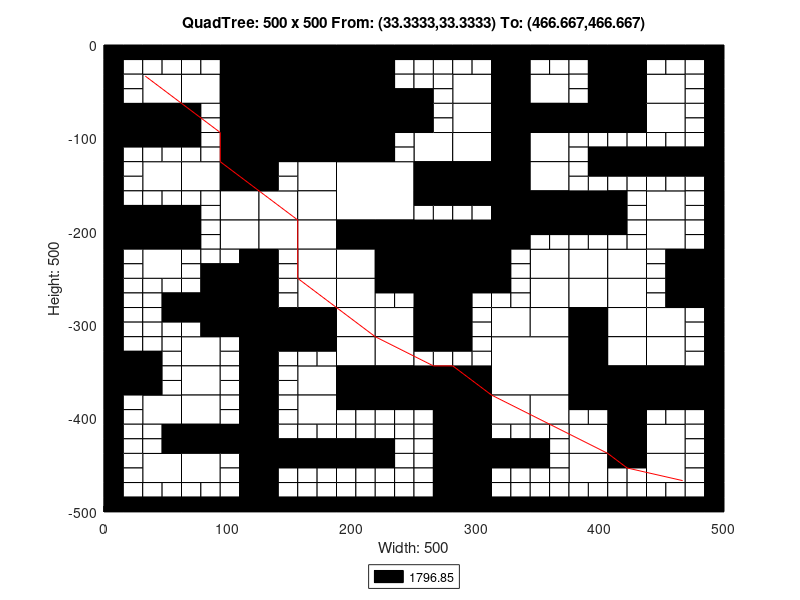

MATLAB code for this plot:
axis([0 500 -500 0]);
title('QuadTree: 500 x 500 From: (33.3333,33.3333) To: (466.667,466.667)');
xlabel('Width: 500');
ylabel('Height: 500');
rectangle('Position',[125 -62.5 62.5 62.5], 'FaceColor',[0 0 0]);
rectangle('Position',[125 -125 62.5 62.5], 'FaceColor',[0 0 0]);
rectangle('Position',[187.5 -187.5 62.5 62.5], 'FaceColor',[1 1 1]);
rectangle('Position',[250 -250 62.5 62.5], 'FaceColor',[0 0 0]);
rectangle('Position',[312.5 -375 62.5 62.5], 'FaceColor',[1 1 1]);
rectangle('Position',[31.25 -62.5 31.25 31.25], 'FaceColor',[1 1 1]);
rectangle('Position',[93.75 -31.25 31.25 31.25], 'FaceColor',[0 0 0]);
rectangle('Position',[62.5 -62.5 31.25 31.25], 'FaceColor',[1 1 1]);
rectangle('Position',[93.75 -62.5 31.25 31.25], 'FaceColor',[0 0 0]);
rectangle('Position',[0 -93.75 31.25 31.25], 'FaceColor',[0 0 0]);
rectangle('Position',[31.25 -93.75 31.25 31.25], 'FaceColor',[0 0 0]);
rectangle('Position',[93.75 -93.75 31.25 31.25], 'FaceColor',[0 0 0]);
rectangle('Position',[93.75 -125 31.25 31.25], 'FaceColor',[0 0 0]);
rectangle('Position',[187.5 -31.25 31.25 31.25], 'FaceColor',[0 0 0]);
rectangle('Position',[187.5 -62.5 31.25 31.25], 'FaceColor',[0 0 0]);
rectangle('Position',[187.5 -93.75 31.25 31.25], 'FaceColor',[0 0 0]);
rectangle('Position',[218.75 -93.75 31.25 31.25], 'FaceColor',[0 0 0]);
rectangle('Position',[187.5 -125 31.25 31.25], 'FaceColor',[0 0 0]);
rectangle('Position',[31.25 -156.25 31.25 31.25], 'FaceColor',[1 1 1]);
rectangle('Position',[62.5 -156.25 31.25 31.25], 'FaceColor',[1 1 1]);
rectangle('Position',[93.75 -156.25 31.25 31.25], 'FaceColor',[0 0 0]);
rectangle('Position',[93.75 -187.5 31.25 31.25], 'FaceColor',[1 1 1]);
rectangle('Position',[0 -218.75 31.25 31.25], 'FaceColor',[0 0 0]);
rectangle('Position',[31.25 -218.75 31.25 31.25], 'FaceColor',[0 0 0]);
rectangle('Position',[31.25 -250 31.25 31.25], 'FaceColor',[1 1 1]);
rectangle('Position',[93.75 -218.75 31.25 31.25], 'FaceColor',[1 1 1]);
rectangle('Position',[156.25 -156.25 31.25 31.25], 'FaceColor',[1 1 1]);
rectangle('Position',[125 -187.5 31.25 31.25], 'FaceColor',[1 1 1]);
rectangle('Position',[156.25 -187.5 31.25 31.25], 'FaceColor',[1 1 1]);
rectangle('Position',[125 -218.75 31.25 31.25], 'FaceColor',[1 1 1]);
rectangle('Position',[156.25 -218.75 31.25 31.25], 'FaceColor',[1 1 1]);
rectangle('Position',[156.25 -250 31.25 31.25], 'FaceColor',[1 1 1]);
rectangle('Position',[187.5 -218.75 31.25 31.25], 'FaceColor',[0 0 0]);
rectangle('Position',[218.75 -218.75 31.25 31.25], 'FaceColor',[0 0 0]);
rectangle('Position',[187.5 -250 31.25 31.25], 'FaceColor',[1 1 1]);
rectangle('Position',[218.75 -250 31.25 31.25], 'FaceColor',[0 0 0]);
rectangle('Position',[281.25 -62.5 31.25 31.25], 'FaceColor',[1 1 1]);
rectangle('Position',[312.5 -31.25 31.25 31.25], 'FaceColor',[0 0 0]);
rectangle('Position',[312.5 -62.5 31.25 31.25], 'FaceColor',[0 0 0]);
rectangle('Position',[343.75 -62.5 31.25 31.25], 'FaceColor',[1 1 1]);
rectangle('Position',[281.25 -93.75 31.25 31.25], 'FaceColor',[1 1 1]);
rectangle('Position',[250 -125 31.25 31.25], 'FaceColor',[1 1 1]);
rectangle('Position',[281.25 -125 31.25 31.25], 'FaceColor',[1 1 1]);
rectangle('Position',[312.5 -93.75 31.25 31.25], 'FaceColor',[0 0 0]);
rectangle('Position',[343.75 -93.75 31.25 31.25], 'FaceColor',[0 0 0]);
rectangle('Position',[312.5 -125 31.25 31.25], 'FaceColor',[0 0 0]);
rectangle('Position',[343.75 -125 31.25 31.25], 'FaceColor',[1 1 1]);
rectangle('Position',[406.25 -31.25 31.25 31.25], 'FaceColor',[0 0 0]);
rectangle('Position',[406.25 -62.5 31.25 31.25], 'FaceColor',[0 0 0]);
rectangle('Position',[437.5 -62.5 31.25 31.25], 'FaceColor',[1 1 1]);
rectangle('Position',[375 -93.75 31.25 31.25], 'FaceColor',[0 0 0]);
rectangle('Position',[406.25 -93.75 31.25 31.25], 'FaceColor',[0 0 0]);
rectangle('Position',[437.5 -93.75 31.25 31.25], 'FaceColor',[1 1 1]);
rectangle('Position',[250 -156.25 31.25 31.25], 'FaceColor',[0 0 0]);
rectangle('Position',[281.25 -156.25 31.25 31.25], 'FaceColor',[0 0 0]);
rectangle('Position',[312.5 -156.25 31.25 31.25], 'FaceColor',[0 0 0]);
rectangle('Position',[343.75 -156.25 31.25 31.25], 'FaceColor',[1 1 1]);
rectangle('Position',[312.5 -187.5 31.25 31.25], 'FaceColor',[0 0 0]);
rectangle('Position',[343.75 -187.5 31.25 31.25], 'FaceColor',[0 0 0]);
rectangle('Position',[312.5 -218.75 31.25 31.25], 'FaceColor',[0 0 0]);
rectangle('Position',[343.75 -250 31.25 31.25], 'FaceColor',[1 1 1]);
rectangle('Position',[375 -187.5 31.25 31.25], 'FaceColor',[0 0 0]);
rectangle('Position',[437.5 -187.5 31.25 31.25], 'FaceColor',[1 1 1]);
rectangle('Position',[375 -250 31.25 31.25], 'FaceColor',[1 1 1]);
rectangle('Position',[406.25 -250 31.25 31.25], 'FaceColor',[1 1 1]);
rectangle('Position',[437.5 -218.75 31.25 31.25], 'FaceColor',[1 1 1]);
rectangle('Position',[468.75 -250 31.25 31.25], 'FaceColor',[0 0 0]);
rectangle('Position',[93.75 -281.25 31.25 31.25], 'FaceColor',[0 0 0]);
rectangle('Position',[93.75 -312.5 31.25 31.25], 'FaceColor',[0 0 0]);
rectangle('Position',[0 -375 31.25 31.25], 'FaceColor',[0 0 0]);
rectangle('Position',[62.5 -343.75 31.25 31.25], 'FaceColor',[1 1 1]);
rectangle('Position',[62.5 -375 31.25 31.25], 'FaceColor',[1 1 1]);
rectangle('Position',[156.25 -281.25 31.25 31.25], 'FaceColor',[1 1 1]);
rectangle('Position',[125 -312.5 31.25 31.25], 'FaceColor',[0 0 0]);
rectangle('Position',[156.25 -312.5 31.25 31.25], 'FaceColor',[0 0 0]);
rectangle('Position',[187.5 -281.25 31.25 31.25], 'FaceColor',[1 1 1]);
rectangle('Position',[187.5 -312.5 31.25 31.25], 'FaceColor',[1 1 1]);
rectangle('Position',[218.75 -312.5 31.25 31.25], 'FaceColor',[1 1 1]);
rectangle('Position',[156.25 -375 31.25 31.25], 'FaceColor',[1 1 1]);
rectangle('Position',[187.5 -343.75 31.25 31.25], 'FaceColor',[1 1 1]);
rectangle('Position',[218.75 -343.75 31.25 31.25], 'FaceColor',[1 1 1]);
rectangle('Position',[187.5 -375 31.25 31.25], 'FaceColor',[0 0 0]);
rectangle('Position',[218.75 -375 31.25 31.25], 'FaceColor',[0 0 0]);
rectangle('Position',[31.25 -406.25 31.25 31.25], 'FaceColor',[1 1 1]);
rectangle('Position',[62.5 -406.25 31.25 31.25], 'FaceColor',[1 1 1]);
rectangle('Position',[62.5 -437.5 31.25 31.25], 'FaceColor',[0 0 0]);
rectangle('Position',[93.75 -437.5 31.25 31.25], 'FaceColor',[0 0 0]);
rectangle('Position',[31.25 -468.75 31.25 31.25], 'FaceColor',[1 1 1]);
rectangle('Position',[62.5 -468.75 31.25 31.25], 'FaceColor',[1 1 1]);
rectangle('Position',[156.25 -406.25 31.25 31.25], 'FaceColor',[1 1 1]);
rectangle('Position',[250 -281.25 31.25 31.25], 'FaceColor',[0 0 0]);
rectangle('Position',[250 -312.5 31.25 31.25], 'FaceColor',[0 0 0]);
rectangle('Position',[343.75 -281.25 31.25 31.25], 'FaceColor',[1 1 1]);
rectangle('Position',[312.5 -312.5 31.25 31.25], 'FaceColor',[1 1 1]);
rectangle('Position',[343.75 -312.5 31.25 31.25], 'FaceColor',[1 1 1]);
rectangle('Position',[250 -375 31.25 31.25], 'FaceColor',[0 0 0]);
rectangle('Position',[281.25 -375 31.25 31.25], 'FaceColor',[0 0 0]);
rectangle('Position',[375 -281.25 31.25 31.25], 'FaceColor',[1 1 1]);
rectangle('Position',[406.25 -281.25 31.25 31.25], 'FaceColor',[1 1 1]);
rectangle('Position',[375 -312.5 31.25 31.25], 'FaceColor',[0 0 0]);
rectangle('Position',[406.25 -312.5 31.25 31.25], 'FaceColor',[1 1 1]);
rectangle('Position',[468.75 -281.25 31.25 31.25], 'FaceColor',[0 0 0]);
rectangle('Position',[437.5 -312.5 31.25 31.25], 'FaceColor',[1 1 1]);
rectangle('Position',[375 -343.75 31.25 31.25], 'FaceColor',[0 0 0]);
rectangle('Position',[406.25 -343.75 31.25 31.25], 'FaceColor',[1 1 1]);
rectangle('Position',[375 -375 31.25 31.25], 'FaceColor',[0 0 0]);
rectangle('Position',[406.25 -375 31.25 31.25], 'FaceColor',[0 0 0]);
rectangle('Position',[437.5 -343.75 31.25 31.25], 'FaceColor',[1 1 1]);
rectangle('Position',[437.5 -375 31.25 31.25], 'FaceColor',[0 0 0]);
rectangle('Position',[468.75 -375 31.25 31.25], 'FaceColor',[0 0 0]);
rectangle('Position',[281.25 -406.25 31.25 31.25], 'FaceColor',[0 0 0]);
rectangle('Position',[281.25 -437.5 31.25 31.25], 'FaceColor',[0 0 0]);
rectangle('Position',[312.5 -406.25 31.25 31.25], 'FaceColor',[1 1 1]);
rectangle('Position',[343.75 -406.25 31.25 31.25], 'FaceColor',[1 1 1]);
rectangle('Position',[281.25 -468.75 31.25 31.25], 'FaceColor',[0 0 0]);
rectangle('Position',[281.25 -500 31.25 31.25], 'FaceColor',[0 0 0]);
rectangle('Position',[406.25 -406.25 31.25 31.25], 'FaceColor',[0 0 0]);
rectangle('Position',[375 -437.5 31.25 31.25], 'FaceColor',[1 1 1]);
rectangle('Position',[406.25 -437.5 31.25 31.25], 'FaceColor',[0 0 0]);
rectangle('Position',[437.5 -437.5 31.25 31.25], 'FaceColor',[1 1 1]);
rectangle('Position',[375 -468.75 31.25 31.25], 'FaceColor',[1 1 1]);
rectangle('Position',[437.5 -468.75 31.25 31.25], 'FaceColor',[1 1 1]);
rectangle('Position',[0 -15.625 15.625 15.625], 'FaceColor',[0 0 0]);
rectangle('Position',[15.625 -15.625 15.625 15.625], 'FaceColor',[0 0 0]);
rectangle('Position',[0 -31.25 15.625 15.625], 'FaceColor',[0 0 0]);
rectangle('Position',[15.625 -31.25 15.625 15.625], 'FaceColor',[1 1 1]);
rectangle('Position',[31.25 -15.625 15.625 15.625], 'FaceColor',[0 0 0]);
rectangle('Position',[46.875 -15.625 15.625 15.625], 'FaceColor',[0 0 0]);
rectangle('Position',[31.25 -31.25 15.625 15.625], 'FaceColor',[1 1 1]);
rectangle('Position',[46.875 -31.25 15.625 15.625], 'FaceColor',[1 1 1]);
rectangle('Position',[0 -46.875 15.625 15.625], 'FaceColor',[0 0 0]);
rectangle('Position',[15.625 -46.875 15.625 15.625], 'FaceColor',[1 1 1]);
rectangle('Position',[0 -62.5 15.625 15.625], 'FaceColor',[0 0 0]);
rectangle('Position',[15.625 -62.5 15.625 15.625], 'FaceColor',[1 1 1]);
rectangle('Position',[62.5 -15.625 15.625 15.625], 'FaceColor',[0 0 0]);
rectangle('Position',[78.125 -15.625 15.625 15.625], 'FaceColor',[0 0 0]);
rectangle('Position',[62.5 -31.25 15.625 15.625], 'FaceColor',[1 1 1]);
rectangle('Position',[78.125 -31.25 15.625 15.625], 'FaceColor',[1 1 1]);
rectangle('Position',[0 -109.375 15.625 15.625], 'FaceColor',[0 0 0]);
rectangle('Position',[15.625 -109.375 15.625 15.625], 'FaceColor',[0 0 0]);
rectangle('Position',[0 -125 15.625 15.625], 'FaceColor',[0 0 0]);
rectangle('Position',[15.625 -125 15.625 15.625], 'FaceColor',[1 1 1]);
rectangle('Position',[31.25 -109.375 15.625 15.625], 'FaceColor',[0 0 0]);
rectangle('Position',[46.875 -109.375 15.625 15.625], 'FaceColor',[0 0 0]);
rectangle('Position',[31.25 -125 15.625 15.625], 'FaceColor',[1 1 1]);
rectangle('Position',[46.875 -125 15.625 15.625], 'FaceColor',[1 1 1]);
rectangle('Position',[62.5 -78.125 15.625 15.625], 'FaceColor',[0 0 0]);
rectangle('Position',[78.125 -78.125 15.625 15.625], 'FaceColor',[1 1 1]);
rectangle('Position',[62.5 -93.75 15.625 15.625], 'FaceColor',[0 0 0]);
rectangle('Position',[78.125 -93.75 15.625 15.625], 'FaceColor',[1 1 1]);
rectangle('Position',[62.5 -109.375 15.625 15.625], 'FaceColor',[0 0 0]);
rectangle('Position',[78.125 -109.375 15.625 15.625], 'FaceColor',[1 1 1]);
rectangle('Position',[62.5 -125 15.625 15.625], 'FaceColor',[1 1 1]);
rectangle('Position',[78.125 -125 15.625 15.625], 'FaceColor',[1 1 1]);
rectangle('Position',[218.75 -15.625 15.625 15.625], 'FaceColor',[0 0 0]);
rectangle('Position',[234.375 -15.625 15.625 15.625], 'FaceColor',[0 0 0]);
rectangle('Position',[218.75 -31.25 15.625 15.625], 'FaceColor',[0 0 0]);
rectangle('Position',[234.375 -31.25 15.625 15.625], 'FaceColor',[1 1 1]);
rectangle('Position',[218.75 -46.875 15.625 15.625], 'FaceColor',[0 0 0]);
rectangle('Position',[234.375 -46.875 15.625 15.625], 'FaceColor',[1 1 1]);
rectangle('Position',[218.75 -62.5 15.625 15.625], 'FaceColor',[0 0 0]);
rectangle('Position',[234.375 -62.5 15.625 15.625], 'FaceColor',[0 0 0]);
rectangle('Position',[218.75 -109.375 15.625 15.625], 'FaceColor',[0 0 0]);
rectangle('Position',[234.375 -109.375 15.625 15.625], 'FaceColor',[1 1 1]);
rectangle('Position',[218.75 -125 15.625 15.625], 'FaceColor',[0 0 0]);
rectangle('Position',[234.375 -125 15.625 15.625], 'FaceColor',[1 1 1]);
rectangle('Position',[0 -140.625 15.625 15.625], 'FaceColor',[0 0 0]);
rectangle('Position',[15.625 -140.625 15.625 15.625], 'FaceColor',[1 1 1]);
rectangle('Position',[0 -156.25 15.625 15.625], 'FaceColor',[0 0 0]);
rectangle('Position',[15.625 -156.25 15.625 15.625], 'FaceColor',[1 1 1]);
rectangle('Position',[0 -171.875 15.625 15.625], 'FaceColor',[0 0 0]);
rectangle('Position',[15.625 -171.875 15.625 15.625], 'FaceColor',[1 1 1]);
rectangle('Position',[0 -187.5 15.625 15.625], 'FaceColor',[0 0 0]);
rectangle('Position',[15.625 -187.5 15.625 15.625], 'FaceColor',[0 0 0]);
rectangle('Position',[31.25 -171.875 15.625 15.625], 'FaceColor',[1 1 1]);
rectangle('Position',[46.875 -171.875 15.625 15.625], 'FaceColor',[1 1 1]);
rectangle('Position',[31.25 -187.5 15.625 15.625], 'FaceColor',[0 0 0]);
rectangle('Position',[46.875 -187.5 15.625 15.625], 'FaceColor',[0 0 0]);
rectangle('Position',[62.5 -171.875 15.625 15.625], 'FaceColor',[1 1 1]);
rectangle('Position',[78.125 -171.875 15.625 15.625], 'FaceColor',[1 1 1]);
rectangle('Position',[62.5 -187.5 15.625 15.625], 'FaceColor',[0 0 0]);
rectangle('Position',[78.125 -187.5 15.625 15.625], 'FaceColor',[1 1 1]);
rectangle('Position',[0 -234.375 15.625 15.625], 'FaceColor',[0 0 0]);
rectangle('Position',[15.625 -234.375 15.625 15.625], 'FaceColor',[1 1 1]);
rectangle('Position',[0 -250 15.625 15.625], 'FaceColor',[0 0 0]);
rectangle('Position',[15.625 -250 15.625 15.625], 'FaceColor',[1 1 1]);
rectangle('Position',[62.5 -203.125 15.625 15.625], 'FaceColor',[0 0 0]);
rectangle('Position',[78.125 -203.125 15.625 15.625], 'FaceColor',[1 1 1]);
rectangle('Position',[62.5 -218.75 15.625 15.625], 'FaceColor',[0 0 0]);
rectangle('Position',[78.125 -218.75 15.625 15.625], 'FaceColor',[1 1 1]);
rectangle('Position',[62.5 -234.375 15.625 15.625], 'FaceColor',[1 1 1]);
rectangle('Position',[78.125 -234.375 15.625 15.625], 'FaceColor',[1 1 1]);
rectangle('Position',[62.5 -250 15.625 15.625], 'FaceColor',[1 1 1]);
rectangle('Position',[78.125 -250 15.625 15.625], 'FaceColor',[0 0 0]);
rectangle('Position',[93.75 -234.375 15.625 15.625], 'FaceColor',[1 1 1]);
rectangle('Position',[109.375 -234.375 15.625 15.625], 'FaceColor',[0 0 0]);
rectangle('Position',[93.75 -250 15.625 15.625], 'FaceColor',[0 0 0]);
rectangle('Position',[109.375 -250 15.625 15.625], 'FaceColor',[0 0 0]);
rectangle('Position',[125 -140.625 15.625 15.625], 'FaceColor',[0 0 0]);
rectangle('Position',[140.625 -140.625 15.625 15.625], 'FaceColor',[1 1 1]);
rectangle('Position',[125 -156.25 15.625 15.625], 'FaceColor',[0 0 0]);
rectangle('Position',[140.625 -156.25 15.625 15.625], 'FaceColor',[1 1 1]);
rectangle('Position',[125 -234.375 15.625 15.625], 'FaceColor',[0 0 0]);
rectangle('Position',[140.625 -234.375 15.625 15.625], 'FaceColor',[1 1 1]);
rectangle('Position',[125 -250 15.625 15.625], 'FaceColor',[0 0 0]);
rectangle('Position',[140.625 -250 15.625 15.625], 'FaceColor',[1 1 1]);
rectangle('Position',[250 -15.625 15.625 15.625], 'FaceColor',[0 0 0]);
rectangle('Position',[265.625 -15.625 15.625 15.625], 'FaceColor',[0 0 0]);
rectangle('Position',[250 -31.25 15.625 15.625], 'FaceColor',[1 1 1]);
rectangle('Position',[265.625 -31.25 15.625 15.625], 'FaceColor',[1 1 1]);
rectangle('Position',[281.25 -15.625 15.625 15.625], 'FaceColor',[0 0 0]);
rectangle('Position',[296.875 -15.625 15.625 15.625], 'FaceColor',[0 0 0]);
rectangle('Position',[281.25 -31.25 15.625 15.625], 'FaceColor',[1 1 1]);
rectangle('Position',[296.875 -31.25 15.625 15.625], 'FaceColor',[1 1 1]);
rectangle('Position',[250 -46.875 15.625 15.625], 'FaceColor',[1 1 1]);
rectangle('Position',[265.625 -46.875 15.625 15.625], 'FaceColor',[1 1 1]);
rectangle('Position',[250 -62.5 15.625 15.625], 'FaceColor',[0 0 0]);
rectangle('Position',[265.625 -62.5 15.625 15.625], 'FaceColor',[1 1 1]);
rectangle('Position',[343.75 -15.625 15.625 15.625], 'FaceColor',[0 0 0]);
rectangle('Position',[359.375 -15.625 15.625 15.625], 'FaceColor',[0 0 0]);
rectangle('Position',[343.75 -31.25 15.625 15.625], 'FaceColor',[1 1 1]);
rectangle('Position',[359.375 -31.25 15.625 15.625], 'FaceColor',[1 1 1]);
rectangle('Position',[250 -78.125 15.625 15.625], 'FaceColor',[0 0 0]);
rectangle('Position',[265.625 -78.125 15.625 15.625], 'FaceColor',[1 1 1]);
rectangle('Position',[250 -93.75 15.625 15.625], 'FaceColor',[0 0 0]);
rectangle('Position',[265.625 -93.75 15.625 15.625], 'FaceColor',[1 1 1]);
rectangle('Position',[375 -15.625 15.625 15.625], 'FaceColor',[0 0 0]);
rectangle('Position',[390.625 -15.625 15.625 15.625], 'FaceColor',[0 0 0]);
rectangle('Position',[375 -31.25 15.625 15.625], 'FaceColor',[1 1 1]);
rectangle('Position',[390.625 -31.25 15.625 15.625], 'FaceColor',[0 0 0]);
rectangle('Position',[375 -46.875 15.625 15.625], 'FaceColor',[1 1 1]);
rectangle('Position',[390.625 -46.875 15.625 15.625], 'FaceColor',[0 0 0]);
rectangle('Position',[375 -62.5 15.625 15.625], 'FaceColor',[1 1 1]);
rectangle('Position',[390.625 -62.5 15.625 15.625], 'FaceColor',[0 0 0]);
rectangle('Position',[437.5 -15.625 15.625 15.625], 'FaceColor',[0 0 0]);
rectangle('Position',[453.125 -15.625 15.625 15.625], 'FaceColor',[0 0 0]);
rectangle('Position',[437.5 -31.25 15.625 15.625], 'FaceColor',[1 1 1]);
rectangle('Position',[453.125 -31.25 15.625 15.625], 'FaceColor',[1 1 1]);
rectangle('Position',[468.75 -15.625 15.625 15.625], 'FaceColor',[0 0 0]);
rectangle('Position',[484.375 -15.625 15.625 15.625], 'FaceColor',[0 0 0]);
rectangle('Position',[468.75 -31.25 15.625 15.625], 'FaceColor',[1 1 1]);
rectangle('Position',[484.375 -31.25 15.625 15.625], 'FaceColor',[0 0 0]);
rectangle('Position',[468.75 -46.875 15.625 15.625], 'FaceColor',[1 1 1]);
rectangle('Position',[484.375 -46.875 15.625 15.625], 'FaceColor',[0 0 0]);
rectangle('Position',[468.75 -62.5 15.625 15.625], 'FaceColor',[1 1 1]);
rectangle('Position',[484.375 -62.5 15.625 15.625], 'FaceColor',[0 0 0]);
rectangle('Position',[375 -109.375 15.625 15.625], 'FaceColor',[1 1 1]);
rectangle('Position',[390.625 -109.375 15.625 15.625], 'FaceColor',[1 1 1]);
rectangle('Position',[375 -125 15.625 15.625], 'FaceColor',[1 1 1]);
rectangle('Position',[390.625 -125 15.625 15.625], 'FaceColor',[0 0 0]);
rectangle('Position',[406.25 -109.375 15.625 15.625], 'FaceColor',[1 1 1]);
rectangle('Position',[421.875 -109.375 15.625 15.625], 'FaceColor',[1 1 1]);
rectangle('Position',[406.25 -125 15.625 15.625], 'FaceColor',[0 0 0]);
rectangle('Position',[421.875 -125 15.625 15.625], 'FaceColor',[0 0 0]);
rectangle('Position',[468.75 -78.125 15.625 15.625], 'FaceColor',[1 1 1]);
rectangle('Position',[484.375 -78.125 15.625 15.625], 'FaceColor',[0 0 0]);
rectangle('Position',[468.75 -93.75 15.625 15.625], 'FaceColor',[1 1 1]);
rectangle('Position',[484.375 -93.75 15.625 15.625], 'FaceColor',[0 0 0]);
rectangle('Position',[437.5 -109.375 15.625 15.625], 'FaceColor',[1 1 1]);
rectangle('Position',[453.125 -109.375 15.625 15.625], 'FaceColor',[1 1 1]);
rectangle('Position',[437.5 -125 15.625 15.625], 'FaceColor',[0 0 0]);
rectangle('Position',[453.125 -125 15.625 15.625], 'FaceColor',[0 0 0]);
rectangle('Position',[468.75 -109.375 15.625 15.625], 'FaceColor',[1 1 1]);
rectangle('Position',[484.375 -109.375 15.625 15.625], 'FaceColor',[0 0 0]);
rectangle('Position',[468.75 -125 15.625 15.625], 'FaceColor',[0 0 0]);
rectangle('Position',[484.375 -125 15.625 15.625], 'FaceColor',[0 0 0]);
rectangle('Position',[250 -171.875 15.625 15.625], 'FaceColor',[0 0 0]);
rectangle('Position',[265.625 -171.875 15.625 15.625], 'FaceColor',[0 0 0]);
rectangle('Position',[250 -187.5 15.625 15.625], 'FaceColor',[1 1 1]);
rectangle('Position',[265.625 -187.5 15.625 15.625], 'FaceColor',[1 1 1]);
rectangle('Position',[281.25 -171.875 15.625 15.625], 'FaceColor',[0 0 0]);
rectangle('Position',[296.875 -171.875 15.625 15.625], 'FaceColor',[0 0 0]);
rectangle('Position',[281.25 -187.5 15.625 15.625], 'FaceColor',[1 1 1]);
rectangle('Position',[296.875 -187.5 15.625 15.625], 'FaceColor',[1 1 1]);
rectangle('Position',[343.75 -203.125 15.625 15.625], 'FaceColor',[0 0 0]);
rectangle('Position',[359.375 -203.125 15.625 15.625], 'FaceColor',[0 0 0]);
rectangle('Position',[343.75 -218.75 15.625 15.625], 'FaceColor',[1 1 1]);
rectangle('Position',[359.375 -218.75 15.625 15.625], 'FaceColor',[1 1 1]);
rectangle('Position',[312.5 -234.375 15.625 15.625], 'FaceColor',[0 0 0]);
rectangle('Position',[328.125 -234.375 15.625 15.625], 'FaceColor',[1 1 1]);
rectangle('Position',[312.5 -250 15.625 15.625], 'FaceColor',[0 0 0]);
rectangle('Position',[328.125 -250 15.625 15.625], 'FaceColor',[1 1 1]);
rectangle('Position',[375 -140.625 15.625 15.625], 'FaceColor',[1 1 1]);
rectangle('Position',[390.625 -140.625 15.625 15.625], 'FaceColor',[0 0 0]);
rectangle('Position',[375 -156.25 15.625 15.625], 'FaceColor',[1 1 1]);
rectangle('Position',[390.625 -156.25 15.625 15.625], 'FaceColor',[1 1 1]);
rectangle('Position',[406.25 -140.625 15.625 15.625], 'FaceColor',[0 0 0]);
rectangle('Position',[421.875 -140.625 15.625 15.625], 'FaceColor',[0 0 0]);
rectangle('Position',[406.25 -156.25 15.625 15.625], 'FaceColor',[1 1 1]);
rectangle('Position',[421.875 -156.25 15.625 15.625], 'FaceColor',[1 1 1]);
rectangle('Position',[406.25 -171.875 15.625 15.625], 'FaceColor',[0 0 0]);
rectangle('Position',[421.875 -171.875 15.625 15.625], 'FaceColor',[1 1 1]);
rectangle('Position',[406.25 -187.5 15.625 15.625], 'FaceColor',[0 0 0]);
rectangle('Position',[421.875 -187.5 15.625 15.625], 'FaceColor',[1 1 1]);
rectangle('Position',[437.5 -140.625 15.625 15.625], 'FaceColor',[0 0 0]);
rectangle('Position',[453.125 -140.625 15.625 15.625], 'FaceColor',[0 0 0]);
rectangle('Position',[437.5 -156.25 15.625 15.625], 'FaceColor',[1 1 1]);
rectangle('Position',[453.125 -156.25 15.625 15.625], 'FaceColor',[1 1 1]);
rectangle('Position',[468.75 -140.625 15.625 15.625], 'FaceColor',[0 0 0]);
rectangle('Position',[484.375 -140.625 15.625 15.625], 'FaceColor',[0 0 0]);
rectangle('Position',[468.75 -156.25 15.625 15.625], 'FaceColor',[1 1 1]);
rectangle('Position',[484.375 -156.25 15.625 15.625], 'FaceColor',[0 0 0]);
rectangle('Position',[468.75 -171.875 15.625 15.625], 'FaceColor',[1 1 1]);
rectangle('Position',[484.375 -171.875 15.625 15.625], 'FaceColor',[0 0 0]);
rectangle('Position',[468.75 -187.5 15.625 15.625], 'FaceColor',[1 1 1]);
rectangle('Position',[484.375 -187.5 15.625 15.625], 'FaceColor',[0 0 0]);
rectangle('Position',[375 -203.125 15.625 15.625], 'FaceColor',[0 0 0]);
rectangle('Position',[390.625 -203.125 15.625 15.625], 'FaceColor',[0 0 0]);
rectangle('Position',[375 -218.75 15.625 15.625], 'FaceColor',[1 1 1]);
rectangle('Position',[390.625 -218.75 15.625 15.625], 'FaceColor',[1 1 1]);
rectangle('Position',[406.25 -203.125 15.625 15.625], 'FaceColor',[0 0 0]);
rectangle('Position',[421.875 -203.125 15.625 15.625], 'FaceColor',[1 1 1]);
rectangle('Position',[406.25 -218.75 15.625 15.625], 'FaceColor',[1 1 1]);
rectangle('Position',[421.875 -218.75 15.625 15.625], 'FaceColor',[1 1 1]);
rectangle('Position',[468.75 -203.125 15.625 15.625], 'FaceColor',[1 1 1]);
rectangle('Position',[484.375 -203.125 15.625 15.625], 'FaceColor',[0 0 0]);
rectangle('Position',[468.75 -218.75 15.625 15.625], 'FaceColor',[1 1 1]);
rectangle('Position',[484.375 -218.75 15.625 15.625], 'FaceColor',[0 0 0]);
rectangle('Position',[437.5 -234.375 15.625 15.625], 'FaceColor',[1 1 1]);
rectangle('Position',[453.125 -234.375 15.625 15.625], 'FaceColor',[0 0 0]);
rectangle('Position',[437.5 -250 15.625 15.625], 'FaceColor',[1 1 1]);
rectangle('Position',[453.125 -250 15.625 15.625], 'FaceColor',[0 0 0]);
rectangle('Position',[0 -265.625 15.625 15.625], 'FaceColor',[0 0 0]);
rectangle('Position',[15.625 -265.625 15.625 15.625], 'FaceColor',[1 1 1]);
rectangle('Position',[0 -281.25 15.625 15.625], 'FaceColor',[0 0 0]);
rectangle('Position',[15.625 -281.25 15.625 15.625], 'FaceColor',[1 1 1]);
rectangle('Position',[31.25 -265.625 15.625 15.625], 'FaceColor',[1 1 1]);
rectangle('Position',[46.875 -265.625 15.625 15.625], 'FaceColor',[1 1 1]);
rectangle('Position',[31.25 -281.25 15.625 15.625], 'FaceColor',[1 1 1]);
rectangle('Position',[46.875 -281.25 15.625 15.625], 'FaceColor',[0 0 0]);
rectangle('Position',[0 -296.875 15.625 15.625], 'FaceColor',[0 0 0]);
rectangle('Position',[15.625 -296.875 15.625 15.625], 'FaceColor',[1 1 1]);
rectangle('Position',[0 -312.5 15.625 15.625], 'FaceColor',[0 0 0]);
rectangle('Position',[15.625 -312.5 15.625 15.625], 'FaceColor',[1 1 1]);
rectangle('Position',[31.25 -296.875 15.625 15.625], 'FaceColor',[1 1 1]);
rectangle('Position',[46.875 -296.875 15.625 15.625], 'FaceColor',[0 0 0]);
rectangle('Position',[31.25 -312.5 15.625 15.625], 'FaceColor',[1 1 1]);
rectangle('Position',[46.875 -312.5 15.625 15.625], 'FaceColor',[1 1 1]);
rectangle('Position',[62.5 -265.625 15.625 15.625], 'FaceColor',[1 1 1]);
rectangle('Position',[78.125 -265.625 15.625 15.625], 'FaceColor',[0 0 0]);
rectangle('Position',[62.5 -281.25 15.625 15.625], 'FaceColor',[0 0 0]);
rectangle('Position',[78.125 -281.25 15.625 15.625], 'FaceColor',[0 0 0]);
rectangle('Position',[62.5 -296.875 15.625 15.625], 'FaceColor',[0 0 0]);
rectangle('Position',[78.125 -296.875 15.625 15.625], 'FaceColor',[0 0 0]);
rectangle('Position',[62.5 -312.5 15.625 15.625], 'FaceColor',[1 1 1]);
rectangle('Position',[78.125 -312.5 15.625 15.625], 'FaceColor',[0 0 0]);
rectangle('Position',[0 -328.125 15.625 15.625], 'FaceColor',[0 0 0]);
rectangle('Position',[15.625 -328.125 15.625 15.625], 'FaceColor',[1 1 1]);
rectangle('Position',[0 -343.75 15.625 15.625], 'FaceColor',[0 0 0]);
rectangle('Position',[15.625 -343.75 15.625 15.625], 'FaceColor',[0 0 0]);
rectangle('Position',[31.25 -328.125 15.625 15.625], 'FaceColor',[1 1 1]);
rectangle('Position',[46.875 -328.125 15.625 15.625], 'FaceColor',[1 1 1]);
rectangle('Position',[31.25 -343.75 15.625 15.625], 'FaceColor',[0 0 0]);
rectangle('Position',[46.875 -343.75 15.625 15.625], 'FaceColor',[1 1 1]);
rectangle('Position',[31.25 -359.375 15.625 15.625], 'FaceColor',[0 0 0]);
rectangle('Position',[46.875 -359.375 15.625 15.625], 'FaceColor',[1 1 1]);
rectangle('Position',[31.25 -375 15.625 15.625], 'FaceColor',[0 0 0]);
rectangle('Position',[46.875 -375 15.625 15.625], 'FaceColor',[1 1 1]);
rectangle('Position',[93.75 -328.125 15.625 15.625], 'FaceColor',[1 1 1]);
rectangle('Position',[109.375 -328.125 15.625 15.625], 'FaceColor',[0 0 0]);
rectangle('Position',[93.75 -343.75 15.625 15.625], 'FaceColor',[1 1 1]);
rectangle('Position',[109.375 -343.75 15.625 15.625], 'FaceColor',[0 0 0]);
rectangle('Position',[93.75 -359.375 15.625 15.625], 'FaceColor',[1 1 1]);
rectangle('Position',[109.375 -359.375 15.625 15.625], 'FaceColor',[0 0 0]);
rectangle('Position',[93.75 -375 15.625 15.625], 'FaceColor',[1 1 1]);
rectangle('Position',[109.375 -375 15.625 15.625], 'FaceColor',[0 0 0]);
rectangle('Position',[125 -265.625 15.625 15.625], 'FaceColor',[0 0 0]);
rectangle('Position',[140.625 -265.625 15.625 15.625], 'FaceColor',[1 1 1]);
rectangle('Position',[125 -281.25 15.625 15.625], 'FaceColor',[0 0 0]);
rectangle('Position',[140.625 -281.25 15.625 15.625], 'FaceColor',[1 1 1]);
rectangle('Position',[218.75 -265.625 15.625 15.625], 'FaceColor',[0 0 0]);
rectangle('Position',[234.375 -265.625 15.625 15.625], 'FaceColor',[0 0 0]);
rectangle('Position',[218.75 -281.25 15.625 15.625], 'FaceColor',[1 1 1]);
rectangle('Position',[234.375 -281.25 15.625 15.625], 'FaceColor',[1 1 1]);
rectangle('Position',[125 -328.125 15.625 15.625], 'FaceColor',[0 0 0]);
rectangle('Position',[140.625 -328.125 15.625 15.625], 'FaceColor',[0 0 0]);
rectangle('Position',[125 -343.75 15.625 15.625], 'FaceColor',[0 0 0]);
rectangle('Position',[140.625 -343.75 15.625 15.625], 'FaceColor',[1 1 1]);
rectangle('Position',[156.25 -328.125 15.625 15.625], 'FaceColor',[0 0 0]);
rectangle('Position',[171.875 -328.125 15.625 15.625], 'FaceColor',[0 0 0]);
rectangle('Position',[156.25 -343.75 15.625 15.625], 'FaceColor',[1 1 1]);
rectangle('Position',[171.875 -343.75 15.625 15.625], 'FaceColor',[1 1 1]);
rectangle('Position',[125 -359.375 15.625 15.625], 'FaceColor',[0 0 0]);
rectangle('Position',[140.625 -359.375 15.625 15.625], 'FaceColor',[1 1 1]);
rectangle('Position',[125 -375 15.625 15.625], 'FaceColor',[0 0 0]);
rectangle('Position',[140.625 -375 15.625 15.625], 'FaceColor',[1 1 1]);
rectangle('Position',[0 -390.625 15.625 15.625], 'FaceColor',[0 0 0]);
rectangle('Position',[15.625 -390.625 15.625 15.625], 'FaceColor',[1 1 1]);
rectangle('Position',[0 -406.25 15.625 15.625], 'FaceColor',[0 0 0]);
rectangle('Position',[15.625 -406.25 15.625 15.625], 'FaceColor',[1 1 1]);
rectangle('Position',[0 -421.875 15.625 15.625], 'FaceColor',[0 0 0]);
rectangle('Position',[15.625 -421.875 15.625 15.625], 'FaceColor',[1 1 1]);
rectangle('Position',[0 -437.5 15.625 15.625], 'FaceColor',[0 0 0]);
rectangle('Position',[15.625 -437.5 15.625 15.625], 'FaceColor',[1 1 1]);
rectangle('Position',[31.25 -421.875 15.625 15.625], 'FaceColor',[1 1 1]);
rectangle('Position',[46.875 -421.875 15.625 15.625], 'FaceColor',[0 0 0]);
rectangle('Position',[31.25 -437.5 15.625 15.625], 'FaceColor',[1 1 1]);
rectangle('Position',[46.875 -437.5 15.625 15.625], 'FaceColor',[0 0 0]);
rectangle('Position',[93.75 -390.625 15.625 15.625], 'FaceColor',[1 1 1]);
rectangle('Position',[109.375 -390.625 15.625 15.625], 'FaceColor',[0 0 0]);
rectangle('Position',[93.75 -406.25 15.625 15.625], 'FaceColor',[1 1 1]);
rectangle('Position',[109.375 -406.25 15.625 15.625], 'FaceColor',[0 0 0]);
rectangle('Position',[0 -453.125 15.625 15.625], 'FaceColor',[0 0 0]);
rectangle('Position',[15.625 -453.125 15.625 15.625], 'FaceColor',[1 1 1]);
rectangle('Position',[0 -468.75 15.625 15.625], 'FaceColor',[0 0 0]);
rectangle('Position',[15.625 -468.75 15.625 15.625], 'FaceColor',[1 1 1]);
rectangle('Position',[0 -484.375 15.625 15.625], 'FaceColor',[0 0 0]);
rectangle('Position',[15.625 -484.375 15.625 15.625], 'FaceColor',[1 1 1]);
rectangle('Position',[0 -500 15.625 15.625], 'FaceColor',[0 0 0]);
rectangle('Position',[15.625 -500 15.625 15.625], 'FaceColor',[0 0 0]);
rectangle('Position',[31.25 -484.375 15.625 15.625], 'FaceColor',[1 1 1]);
rectangle('Position',[46.875 -484.375 15.625 15.625], 'FaceColor',[1 1 1]);
rectangle('Position',[31.25 -500 15.625 15.625], 'FaceColor',[0 0 0]);
rectangle('Position',[46.875 -500 15.625 15.625], 'FaceColor',[0 0 0]);
rectangle('Position',[93.75 -453.125 15.625 15.625], 'FaceColor',[1 1 1]);
rectangle('Position',[109.375 -453.125 15.625 15.625], 'FaceColor',[0 0 0]);
rectangle('Position',[93.75 -468.75 15.625 15.625], 'FaceColor',[1 1 1]);
rectangle('Position',[109.375 -468.75 15.625 15.625], 'FaceColor',[0 0 0]);
rectangle('Position',[62.5 -484.375 15.625 15.625], 'FaceColor',[1 1 1]);
rectangle('Position',[78.125 -484.375 15.625 15.625], 'FaceColor',[1 1 1]);
rectangle('Position',[62.5 -500 15.625 15.625], 'FaceColor',[0 0 0]);
rectangle('Position',[78.125 -500 15.625 15.625], 'FaceColor',[0 0 0]);
rectangle('Position',[93.75 -484.375 15.625 15.625], 'FaceColor',[1 1 1]);
rectangle('Position',[109.375 -484.375 15.625 15.625], 'FaceColor',[0 0 0]);
rectangle('Position',[93.75 -500 15.625 15.625], 'FaceColor',[0 0 0]);
rectangle('Position',[109.375 -500 15.625 15.625], 'FaceColor',[0 0 0]);
rectangle('Position',[125 -390.625 15.625 15.625], 'FaceColor',[0 0 0]);
rectangle('Position',[140.625 -390.625 15.625 15.625], 'FaceColor',[1 1 1]);
rectangle('Position',[125 -406.25 15.625 15.625], 'FaceColor',[0 0 0]);
rectangle('Position',[140.625 -406.25 15.625 15.625], 'FaceColor',[1 1 1]);
rectangle('Position',[125 -421.875 15.625 15.625], 'FaceColor',[0 0 0]);
rectangle('Position',[140.625 -421.875 15.625 15.625], 'FaceColor',[1 1 1]);
rectangle('Position',[125 -437.5 15.625 15.625], 'FaceColor',[0 0 0]);
rectangle('Position',[140.625 -437.5 15.625 15.625], 'FaceColor',[0 0 0]);
rectangle('Position',[156.25 -421.875 15.625 15.625], 'FaceColor',[1 1 1]);
rectangle('Position',[171.875 -421.875 15.625 15.625], 'FaceColor',[1 1 1]);
rectangle('Position',[156.25 -437.5 15.625 15.625], 'FaceColor',[0 0 0]);
rectangle('Position',[171.875 -437.5 15.625 15.625], 'FaceColor',[0 0 0]);
rectangle('Position',[187.5 -390.625 15.625 15.625], 'FaceColor',[0 0 0]);
rectangle('Position',[203.125 -390.625 15.625 15.625], 'FaceColor',[0 0 0]);
rectangle('Position',[187.5 -406.25 15.625 15.625], 'FaceColor',[1 1 1]);
rectangle('Position',[203.125 -406.25 15.625 15.625], 'FaceColor',[1 1 1]);
rectangle('Position',[218.75 -390.625 15.625 15.625], 'FaceColor',[0 0 0]);
rectangle('Position',[234.375 -390.625 15.625 15.625], 'FaceColor',[0 0 0]);
rectangle('Position',[218.75 -406.25 15.625 15.625], 'FaceColor',[1 1 1]);
rectangle('Position',[234.375 -406.25 15.625 15.625], 'FaceColor',[1 1 1]);
rectangle('Position',[187.5 -421.875 15.625 15.625], 'FaceColor',[1 1 1]);
rectangle('Position',[203.125 -421.875 15.625 15.625], 'FaceColor',[1 1 1]);
rectangle('Position',[187.5 -437.5 15.625 15.625], 'FaceColor',[0 0 0]);
rectangle('Position',[203.125 -437.5 15.625 15.625], 'FaceColor',[0 0 0]);
rectangle('Position',[218.75 -421.875 15.625 15.625], 'FaceColor',[1 1 1]);
rectangle('Position',[234.375 -421.875 15.625 15.625], 'FaceColor',[1 1 1]);
rectangle('Position',[218.75 -437.5 15.625 15.625], 'FaceColor',[0 0 0]);
rectangle('Position',[234.375 -437.5 15.625 15.625], 'FaceColor',[1 1 1]);
rectangle('Position',[125 -453.125 15.625 15.625], 'FaceColor',[0 0 0]);
rectangle('Position',[140.625 -453.125 15.625 15.625], 'FaceColor',[0 0 0]);
rectangle('Position',[125 -468.75 15.625 15.625], 'FaceColor',[0 0 0]);
rectangle('Position',[140.625 -468.75 15.625 15.625], 'FaceColor',[1 1 1]);
rectangle('Position',[156.25 -453.125 15.625 15.625], 'FaceColor',[0 0 0]);
rectangle('Position',[171.875 -453.125 15.625 15.625], 'FaceColor',[0 0 0]);
rectangle('Position',[156.25 -468.75 15.625 15.625], 'FaceColor',[1 1 1]);
rectangle('Position',[171.875 -468.75 15.625 15.625], 'FaceColor',[1 1 1]);
rectangle('Position',[125 -484.375 15.625 15.625], 'FaceColor',[0 0 0]);
rectangle('Position',[140.625 -484.375 15.625 15.625], 'FaceColor',[1 1 1]);
rectangle('Position',[125 -500 15.625 15.625], 'FaceColor',[0 0 0]);
rectangle('Position',[140.625 -500 15.625 15.625], 'FaceColor',[0 0 0]);
rectangle('Position',[156.25 -484.375 15.625 15.625], 'FaceColor',[1 1 1]);
rectangle('Position',[171.875 -484.375 15.625 15.625], 'FaceColor',[1 1 1]);
rectangle('Position',[156.25 -500 15.625 15.625], 'FaceColor',[0 0 0]);
rectangle('Position',[171.875 -500 15.625 15.625], 'FaceColor',[0 0 0]);
rectangle('Position',[187.5 -453.125 15.625 15.625], 'FaceColor',[0 0 0]);
rectangle('Position',[203.125 -453.125 15.625 15.625], 'FaceColor',[0 0 0]);
rectangle('Position',[187.5 -468.75 15.625 15.625], 'FaceColor',[1 1 1]);
rectangle('Position',[203.125 -468.75 15.625 15.625], 'FaceColor',[1 1 1]);
rectangle('Position',[218.75 -453.125 15.625 15.625], 'FaceColor',[0 0 0]);
rectangle('Position',[234.375 -453.125 15.625 15.625], 'FaceColor',[1 1 1]);
rectangle('Position',[218.75 -468.75 15.625 15.625], 'FaceColor',[1 1 1]);
rectangle('Position',[234.375 -468.75 15.625 15.625], 'FaceColor',[1 1 1]);
rectangle('Position',[187.5 -484.375 15.625 15.625], 'FaceColor',[1 1 1]);
rectangle('Position',[203.125 -484.375 15.625 15.625], 'FaceColor',[1 1 1]);
rectangle('Position',[187.5 -500 15.625 15.625], 'FaceColor',[0 0 0]);
rectangle('Position',[203.125 -500 15.625 15.625], 'FaceColor',[0 0 0]);
rectangle('Position',[218.75 -484.375 15.625 15.625], 'FaceColor',[1 1 1]);
rectangle('Position',[234.375 -484.375 15.625 15.625], 'FaceColor',[1 1 1]);
rectangle('Position',[218.75 -500 15.625 15.625], 'FaceColor',[0 0 0]);
rectangle('Position',[234.375 -500 15.625 15.625], 'FaceColor',[0 0 0]);
rectangle('Position',[281.25 -265.625 15.625 15.625], 'FaceColor',[0 0 0]);
rectangle('Position',[296.875 -265.625 15.625 15.625], 'FaceColor',[0 0 0]);
rectangle('Position',[281.25 -281.25 15.625 15.625], 'FaceColor',[0 0 0]);
rectangle('Position',[296.875 -281.25 15.625 15.625], 'FaceColor',[1 1 1]);
rectangle('Position',[281.25 -296.875 15.625 15.625], 'FaceColor',[0 0 0]);
rectangle('Position',[296.875 -296.875 15.625 15.625], 'FaceColor',[1 1 1]);
rectangle('Position',[281.25 -312.5 15.625 15.625], 'FaceColor',[0 0 0]);
rectangle('Position',[296.875 -312.5 15.625 15.625], 'FaceColor',[1 1 1]);
rectangle('Position',[312.5 -265.625 15.625 15.625], 'FaceColor',[0 0 0]);
rectangle('Position',[328.125 -265.625 15.625 15.625], 'FaceColor',[1 1 1]);
rectangle('Position',[312.5 -281.25 15.625 15.625], 'FaceColor',[1 1 1]);
rectangle('Position',[328.125 -281.25 15.625 15.625], 'FaceColor',[1 1 1]);
rectangle('Position',[250 -328.125 15.625 15.625], 'FaceColor',[0 0 0]);
rectangle('Position',[265.625 -328.125 15.625 15.625], 'FaceColor',[0 0 0]);
rectangle('Position',[250 -343.75 15.625 15.625], 'FaceColor',[1 1 1]);
rectangle('Position',[265.625 -343.75 15.625 15.625], 'FaceColor',[1 1 1]);
rectangle('Position',[281.25 -328.125 15.625 15.625], 'FaceColor',[0 0 0]);
rectangle('Position',[296.875 -328.125 15.625 15.625], 'FaceColor',[1 1 1]);
rectangle('Position',[281.25 -343.75 15.625 15.625], 'FaceColor',[1 1 1]);
rectangle('Position',[296.875 -343.75 15.625 15.625], 'FaceColor',[1 1 1]);
rectangle('Position',[437.5 -265.625 15.625 15.625], 'FaceColor',[1 1 1]);
rectangle('Position',[453.125 -265.625 15.625 15.625], 'FaceColor',[0 0 0]);
rectangle('Position',[437.5 -281.25 15.625 15.625], 'FaceColor',[1 1 1]);
rectangle('Position',[453.125 -281.25 15.625 15.625], 'FaceColor',[0 0 0]);
rectangle('Position',[468.75 -296.875 15.625 15.625], 'FaceColor',[1 1 1]);
rectangle('Position',[484.375 -296.875 15.625 15.625], 'FaceColor',[0 0 0]);
rectangle('Position',[468.75 -312.5 15.625 15.625], 'FaceColor',[1 1 1]);
rectangle('Position',[484.375 -312.5 15.625 15.625], 'FaceColor',[0 0 0]);
rectangle('Position',[468.75 -328.125 15.625 15.625], 'FaceColor',[1 1 1]);
rectangle('Position',[484.375 -328.125 15.625 15.625], 'FaceColor',[0 0 0]);
rectangle('Position',[468.75 -343.75 15.625 15.625], 'FaceColor',[1 1 1]);
rectangle('Position',[484.375 -343.75 15.625 15.625], 'FaceColor',[0 0 0]);
rectangle('Position',[250 -390.625 15.625 15.625], 'FaceColor',[0 0 0]);
rectangle('Position',[265.625 -390.625 15.625 15.625], 'FaceColor',[0 0 0]);
rectangle('Position',[250 -406.25 15.625 15.625], 'FaceColor',[1 1 1]);
rectangle('Position',[265.625 -406.25 15.625 15.625], 'FaceColor',[0 0 0]);
rectangle('Position',[250 -421.875 15.625 15.625], 'FaceColor',[1 1 1]);
rectangle('Position',[265.625 -421.875 15.625 15.625], 'FaceColor',[0 0 0]);
rectangle('Position',[250 -437.5 15.625 15.625], 'FaceColor',[1 1 1]);
rectangle('Position',[265.625 -437.5 15.625 15.625], 'FaceColor',[0 0 0]);
rectangle('Position',[312.5 -421.875 15.625 15.625], 'FaceColor',[1 1 1]);
rectangle('Position',[328.125 -421.875 15.625 15.625], 'FaceColor',[1 1 1]);
rectangle('Position',[312.5 -437.5 15.625 15.625], 'FaceColor',[0 0 0]);
rectangle('Position',[328.125 -437.5 15.625 15.625], 'FaceColor',[0 0 0]);
rectangle('Position',[343.75 -421.875 15.625 15.625], 'FaceColor',[1 1 1]);
rectangle('Position',[359.375 -421.875 15.625 15.625], 'FaceColor',[1 1 1]);
rectangle('Position',[343.75 -437.5 15.625 15.625], 'FaceColor',[0 0 0]);
rectangle('Position',[359.375 -437.5 15.625 15.625], 'FaceColor',[1 1 1]);
rectangle('Position',[250 -453.125 15.625 15.625], 'FaceColor',[1 1 1]);
rectangle('Position',[265.625 -453.125 15.625 15.625], 'FaceColor',[0 0 0]);
rectangle('Position',[250 -468.75 15.625 15.625], 'FaceColor',[1 1 1]);
rectangle('Position',[265.625 -468.75 15.625 15.625], 'FaceColor',[0 0 0]);
rectangle('Position',[250 -484.375 15.625 15.625], 'FaceColor',[1 1 1]);
rectangle('Position',[265.625 -484.375 15.625 15.625], 'FaceColor',[0 0 0]);
rectangle('Position',[250 -500 15.625 15.625], 'FaceColor',[0 0 0]);
rectangle('Position',[265.625 -500 15.625 15.625], 'FaceColor',[0 0 0]);
rectangle('Position',[312.5 -453.125 15.625 15.625], 'FaceColor',[0 0 0]);
rectangle('Position',[328.125 -453.125 15.625 15.625], 'FaceColor',[0 0 0]);
rectangle('Position',[312.5 -468.75 15.625 15.625], 'FaceColor',[1 1 1]);
rectangle('Position',[328.125 -468.75 15.625 15.625], 'FaceColor',[1 1 1]);
rectangle('Position',[343.75 -453.125 15.625 15.625], 'FaceColor',[0 0 0]);
rectangle('Position',[359.375 -453.125 15.625 15.625], 'FaceColor',[1 1 1]);
rectangle('Position',[343.75 -468.75 15.625 15.625], 'FaceColor',[1 1 1]);
rectangle('Position',[359.375 -468.75 15.625 15.625], 'FaceColor',[1 1 1]);
rectangle('Position',[312.5 -484.375 15.625 15.625], 'FaceColor',[1 1 1]);
rectangle('Position',[328.125 -484.375 15.625 15.625], 'FaceColor',[1 1 1]);
rectangle('Position',[312.5 -500 15.625 15.625], 'FaceColor',[0 0 0]);
rectangle('Position',[328.125 -500 15.625 15.625], 'FaceColor',[0 0 0]);
rectangle('Position',[343.75 -484.375 15.625 15.625], 'FaceColor',[1 1 1]);
rectangle('Position',[359.375 -484.375 15.625 15.625], 'FaceColor',[1 1 1]);
rectangle('Position',[343.75 -500 15.625 15.625], 'FaceColor',[0 0 0]);
rectangle('Position',[359.375 -500 15.625 15.625], 'FaceColor',[0 0 0]);
rectangle('Position',[375 -390.625 15.625 15.625], 'FaceColor',[0 0 0]);
rectangle('Position',[390.625 -390.625 15.625 15.625], 'FaceColor',[0 0 0]);
rectangle('Position',[375 -406.25 15.625 15.625], 'FaceColor',[1 1 1]);
rectangle('Position',[390.625 -406.25 15.625 15.625], 'FaceColor',[1 1 1]);
rectangle('Position',[437.5 -390.625 15.625 15.625], 'FaceColor',[0 0 0]);
rectangle('Position',[453.125 -390.625 15.625 15.625], 'FaceColor',[0 0 0]);
rectangle('Position',[437.5 -406.25 15.625 15.625], 'FaceColor',[1 1 1]);
rectangle('Position',[453.125 -406.25 15.625 15.625], 'FaceColor',[1 1 1]);
rectangle('Position',[468.75 -390.625 15.625 15.625], 'FaceColor',[0 0 0]);
rectangle('Position',[484.375 -390.625 15.625 15.625], 'FaceColor',[0 0 0]);
rectangle('Position',[468.75 -406.25 15.625 15.625], 'FaceColor',[1 1 1]);
rectangle('Position',[484.375 -406.25 15.625 15.625], 'FaceColor',[0 0 0]);
rectangle('Position',[468.75 -421.875 15.625 15.625], 'FaceColor',[1 1 1]);
rectangle('Position',[484.375 -421.875 15.625 15.625], 'FaceColor',[0 0 0]);
rectangle('Position',[468.75 -437.5 15.625 15.625], 'FaceColor',[1 1 1]);
rectangle('Position',[484.375 -437.5 15.625 15.625], 'FaceColor',[0 0 0]);
rectangle('Position',[406.25 -453.125 15.625 15.625], 'FaceColor',[0 0 0]);
rectangle('Position',[421.875 -453.125 15.625 15.625], 'FaceColor',[0 0 0]);
rectangle('Position',[406.25 -468.75 15.625 15.625], 'FaceColor',[1 1 1]);
rectangle('Position',[421.875 -468.75 15.625 15.625], 'FaceColor',[1 1 1]);
rectangle('Position',[375 -484.375 15.625 15.625], 'FaceColor',[1 1 1]);
rectangle('Position',[390.625 -484.375 15.625 15.625], 'FaceColor',[1 1 1]);
rectangle('Position',[375 -500 15.625 15.625], 'FaceColor',[0 0 0]);
rectangle('Position',[390.625 -500 15.625 15.625], 'FaceColor',[0 0 0]);
rectangle('Position',[406.25 -484.375 15.625 15.625], 'FaceColor',[1 1 1]);
rectangle('Position',[421.875 -484.375 15.625 15.625], 'FaceColor',[1 1 1]);
rectangle('Position',[406.25 -500 15.625 15.625], 'FaceColor',[0 0 0]);
rectangle('Position',[421.875 -500 15.625 15.625], 'FaceColor',[0 0 0]);
rectangle('Position',[468.75 -453.125 15.625 15.625], 'FaceColor',[1 1 1]);
rectangle('Position',[484.375 -453.125 15.625 15.625], 'FaceColor',[0 0 0]);
rectangle('Position',[468.75 -468.75 15.625 15.625], 'FaceColor',[1 1 1]);
rectangle('Position',[484.375 -468.75 15.625 15.625], 'FaceColor',[0 0 0]);
rectangle('Position',[437.5 -484.375 15.625 15.625], 'FaceColor',[1 1 1]);
rectangle('Position',[453.125 -484.375 15.625 15.625], 'FaceColor',[1 1 1]);
rectangle('Position',[437.5 -500 15.625 15.625], 'FaceColor',[0 0 0]);
rectangle('Position',[453.125 -500 15.625 15.625], 'FaceColor',[0 0 0]);
rectangle('Position',[468.75 -484.375 15.625 15.625], 'FaceColor',[1 1 1]);
rectangle('Position',[484.375 -484.375 15.625 15.625], 'FaceColor',[0 0 0]);
rectangle('Position',[468.75 -500 15.625 15.625], 'FaceColor',[0 0 0]);
rectangle('Position',[484.375 -500 15.625 15.625], 'FaceColor',[0 0 0]);
X=[466.667,466.667,421.875,421.875,406.25,406.25,312.5,312.5,281.25,265.625,265.625,265.625,218.75,218.75,187.5,156.25,156.25,156.25,156.25,156.25,125,93.75,93.75,93.75,78.125,78.125,62.5,62.5,33.3333];
Y=[-466.667,-466.667,-453.125,-453.125,-437.5,-437.5,-375,-375,-343.75,-343.75,-343.75,-343.75,-312.5,-312.5,-281.25,-250,-250,-234.375,-234.375,-187.5,-156.25,-125,-109.375,-93.75,-78.125,-78.125,-62.5,-62.5,-33.3333];
hold on;
plot(X,Y,'r');
legend('1796.85','Location','southoutside');
